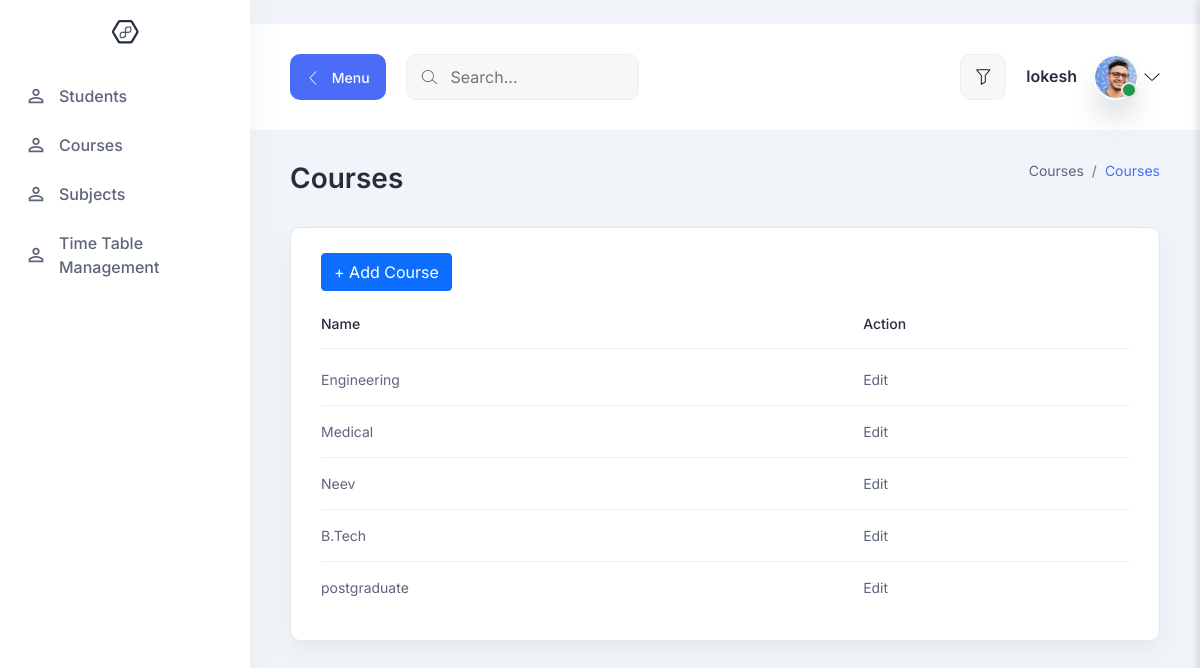
The app's page /all-courses (signed in) with its own data.
### src/models.py (models this page shows, shortened)
class courses(models.Model):
    course_name = models.CharField(max_length=100)

### src/views.py (the view)
# urls.py: path('all-courses', all_courses, name='all-courses'),
@login_required(login_url='teacher-login')
def all_courses(request):
    get_courses = courses.objects.all()
    return render(request, 'courses.html', {'courses': get_courses})

### src/templates/courses.html
{% extends 'base.html' %}
{% block content %}
<section class="table-components">
    <div class="container-fluid">
      <div class="title-wrapper pt-30">
        <div class="row align-items-center">
          <div class="col-md-6">
            <div class="title mb-30">
              <h2>Courses</h2>
            </div>
          </div>
          <div class="col-md-6">
            <div class="breadcrumb-wrapper mb-30">
              <nav aria-label="breadcrumb">
                <ol class="breadcrumb">
                  <li class="breadcrumb-item">
                    <a href="#0">Courses</a>
                  </li>
                  <li class="breadcrumb-item active" aria-current="page">
                    Courses
                  </li>
                </ol>
              </nav>
            </div>
          </div>
        </div>
      </div>
      <div class="tables-wrapper">
        <div class="row">
          <div class="col-lg-12">
            <div class="card-style mb-30">
              <h6 class="mb-10">
                   <a class="btn btn-primary"  href="/add-courses" role="button">+ Add Course</a>
            </h6>
              <div class="table-responsive">
                <table class="table">
                  <thead>
                    <tr>
                      <th><h6>Name</h6></th>
                        <th><h6>Action</h6></th>
                    </tr>
                  </thead>
                  <tbody>
                    {% for s in  courses %}
                    <tr>
                        <td><p>{{ s.course_name }}</p></td>
                        <td><p>
                            <a href="/update-course/{{s.id}}">Edit</a>
                        </p></td>
                    </tr>
                {% endfor %}
                  </tbody>
                </table>
              </div>
            </div>
          </div>
        </div>
      </div>
    </div>
  </section>
{% endblock %}

### src/templates/base.html (shortened to what this page needs)
{% load static %}web/
<!DOCTYPE html>
<html lang="en">
  <head>
    <link rel="stylesheet" href="{% static  'web/assets/css/bootstrap.min.css' %}" />
    <link rel="stylesheet" href="{% static  'web/assets/css/LineIcons.css' %}" />
    <link rel="stylesheet" href="{% static  'web/assets/css/quill/bubble.css' %}" />
    <link rel="stylesheet" href="{% static  'web/assets/css/quill/snow.css' %}" />
    <link rel="stylesheet" href="{% static  'web/assets/css/fullcalendar.css' %}" />
    <link rel="stylesheet" href="{% static  'web/assets/css/morris.css' %}" />
    <link rel="stylesheet" href="{% static  'web/assets/css/vanilla-dataTables.min.css' %}" />
    <link rel="stylesheet" href="{% static  'web/assets/css/main.css' %}" />
  </head>
  <body>
    <aside class="sidebar-nav-wrapper">
      <div class="navbar-logo">
        <a href="/">
          <img src="{% static  'web/assets/images/logo/logo-2.svg' %}" alt="logo" />
        </a>
      </div>
      <nav class="sidebar-nav">
        <ul>
          <li class="nav-item">
            <a href="/all-students">
              <span class="icon">
              </span>
              <span class="text">
               Students
              </span>
            </a>
          </li>
          <li class="nav-item">
            <a href="/all-courses">
              <span class="icon">
              </span>
              <span class="text">
                Courses
              </span>
            </a>
          </li>
          <li class="nav-item">
            <a href="/all-subjects">
              <span class="icon">
              </span>
              <span class="text">
                Subjects
              </span>
            </a>
          </li>
          <li class="nav-item">
            <a href="/all-timetable_management">
              <span class="icon">
              </span>
              <span class="text">
                Time Table Management
              </span>
            </a>
          </li>
        </ul>
      </nav>
    </aside>
    <main class="main-wrapper">
      <header class="header">
        <div class="container-fluid">
          <div class="row">
            <div class="col-lg-5 col-md-5 col-6">
              <div class="header-left d-flex align-items-center">
                <div class="menu-toggle-btn mr-20">
                  <button
                    id="menu-toggle"
                    class="main-btn primary-btn btn-hover"
                  >
                    <i class="lni lni-chevron-left me-2"></i> Menu
                  </button>
                </div>
                <div class="header-search d-none d-md-flex">
                  <form action="#">
                    <input type="text" placeholder="Search..." />
                    <button><i class="lni lni-search-alt"></i></button>
                  </form>
                </div>
              </div>
            </div>
            <div class="col-lg-7 col-md-7 col-6">
              <div class="header-right">
                <div class="filter-box ml-15 d-none d-md-flex">
                  <button class="" type="button" id="filter">
                    <i class="lni lni-funnel"></i>
                  </button>
                </div>
                <div class="profile-box ml-15">
                  <button
                    class="dropdown-toggle bg-transparent border-0"
                    type="button"
                    id="profile"
                    data-bs-toggle="dropdown"
                    aria-expanded="false"
                  >
                    <div class="profile-info">
                      <div class="info">
                        <h6>{{request.user}}</h6>
                        <div class="image">
                          <img
                            src="{% static 'web/assets/images/profile/profile-1.png' %}"
                            alt=""
                          />
                          <span class="status"></span>
                        </div>
                      </div>
                    </div>
                    <i class="lni lni-chevron-down"></i>
                  </button>
                </div>
              </div>
            </div>
          </div>
        </div>
      </header>
      {% block content %}
      {% endblock content %}
    </main>
  </body>
</html>

### static/web/assets/css/fullcalendar.css (style rules this page uses)
:root { --fc-daygrid-event-dot-width: 8px; }
:root { --fc-list-event-dot-width: 10px; --fc-list-event-hover-bg-color: #f5f5f5; }

### records on screen
courses: course_name "Engineering"
courses: course_name "Medical"
courses: course_name "Neev"
courses: course_name "B.Tech"
courses: course_name "postgraduate"

### other values on screen
{{ request.user }} "lokesh"
